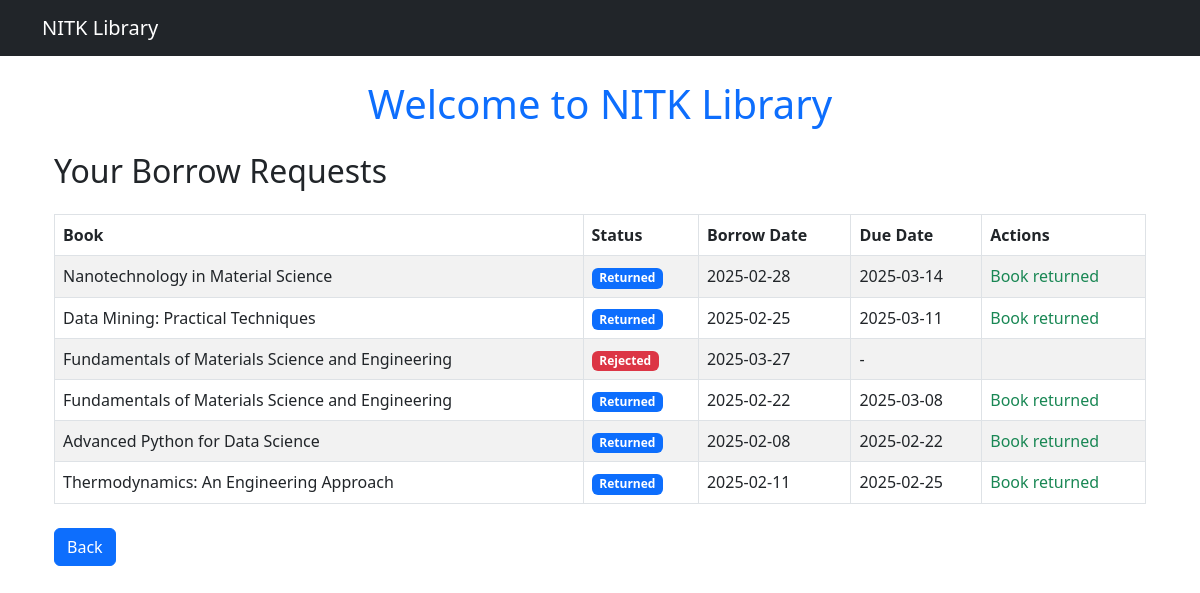
/borrow/status/ (signed in), run on an earlier commit of the app's database.
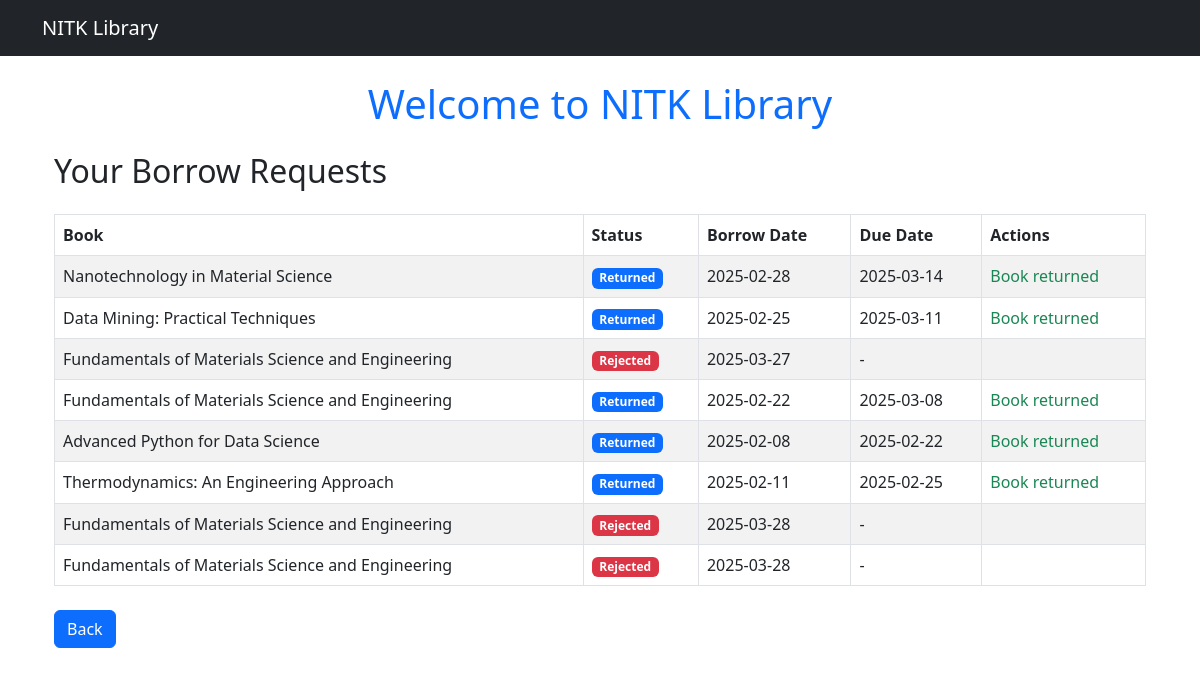
And on a later commit of the database.
### borrowing/models.py (models this page shows, shortened)
class Borrow(models.Model):
    STATUS_CHOICES = [
        ('Pending', 'Pending'),
        ('Approved', 'Approved'),
        ('Rejected', 'Rejected'),
        ('Returned', 'Returned'),
        ('Pending Return','Pending Return')
    ]
    student = models.ForeignKey(Student, on_delete=models.CASCADE)
    book = models.ForeignKey(Book, on_delete=models.CASCADE, null=True, blank=True)
    journal = models.ForeignKey(Journal, on_delete=models.CASCADE, null=True, blank=True)
    borrow_date = models.DateTimeField(default=timezone.now)
    due_date = models.DateTimeField(null=True, blank=True)
    return_date = models.DateTimeField(null=True, blank=True)
    is_overdue = models.BooleanField(default=False)
    status = models.CharField(max_length=20, choices=STATUS_CHOICES, default='Pending')

### books/models.py (models this page shows, shortened)
class Book(models.Model):
    GenreChoices = [
    ('Metallurgy', 'METALLURGY'),
    ('Computer Science', 'CS'),
    ('ECE', 'ECE'),
    ('EEE', 'EEE'),
    ('Mechanical', 'MECHANICAL'),
    ('Civil', 'CIVIL'),
    ('AI', 'AI'),
    ('Data Science', 'DATA_SCIENCE'),
    ('Mining', 'MINING'),
    ('IT', 'IT')
]
    title = models.CharField(max_length=255, db_index=True)
    author = models.ForeignKey(Author, on_delete=models.CASCADE)
    publisher = models.CharField(max_length=255)
    pages = models.IntegerField(validators=[MinValueValidator(1)])
    price = models.DecimalField(max_digits=8, decimal_places=2)
    genre = models.CharField(max_length=50, choices=GenreChoices)
    topics = models.TextField(blank=True, null=True)
    available_copies = models.IntegerField(default=1, validators=[MinValueValidator(0)])

### borrowing/views.py (the view)
# urls.py: path("status/", borrow_status, name="borrow_status"),
@login_required
def borrow_status(request):
    if not hasattr(request.user, "student"):
        return redirect("login")
    borrow_requests = Borrow.objects.filter(student__user=request.user)
    return render(request, "borrow_status.html", {"borrow_requests": borrow_requests})

### borrowing/templates/borrow_status.html
{% extends "base.html" %}
{% block content %}
<div class="container mt-4">
    <h2 class="mb-4">Your Borrow Requests</h2>
    <table class="table table-striped table-bordered">
        <thead class="thead-dark">
            <tr>
                <th>Book</th>
                <th>Status</th>
                <th>Borrow Date</th>
                <th>Due Date</th>
                <th>Actions</th>
            </tr>
        </thead>
        <tbody>
            {% for request in borrow_requests %}
            <tr>
                <td>{{ request.book.title }}</td>
                <td>
                    {% if request.status == "Pending" %}
                        <span class="badge bg-warning text-dark">Pending</span>
                    {% elif request.status == "Approved" %}
                        <span class="badge bg-success">Approved</span>
                    {% elif request.status == "Pending Return" %}
                        <span class="badge bg-info">Pending Return</span>
                    {% elif request.status == "Returned" %}
                        <span class="badge bg-primary">Returned</span>
                    {% else %}
                        <span class="badge bg-danger">Rejected</span>
                    {% endif %}
                </td>
                <td>{{ request.borrow_date|date:"Y-m-d" }}</td>
                <td>{% if request.due_date %}{{ request.due_date|date:"Y-m-d" }}{% else %} - {% endif %}</td>
                <td>
                    {% if request.status == "Approved" %}
                        <a href="{% url 'request_return_book' request.id %}" class="btn btn-danger btn-sm">Return Book</a>
                    {% elif request.status == "Pending Return" %}
                        <span class="text-info">Return requested</span>
                    {% elif request.status == "Returned" %}
                        <span class="text-success">Book returned</span>
                    {% endif %}
                </td>
            </tr>
            {% empty %}
            <tr>
                <td colspan="5" class="text-center">No borrow requests found.</td>
            </tr>
            {% endfor %}
        </tbody>
    </table>
    <div class="mt-4">
        <button class="btn btn-primary" onclick="history.back()">Back</button>
    </div>
</div>
{% endblock %}

What changed in the data, as far as the page shows it:
added Borrow: book "Fundamentals of Materials Science and Engineering", status "Rejected", borrow_date "2025-03-28"
added Borrow: book "Fundamentals of Materials Science and Engineering", status "Rejected", borrow_date "2025-03-28"
